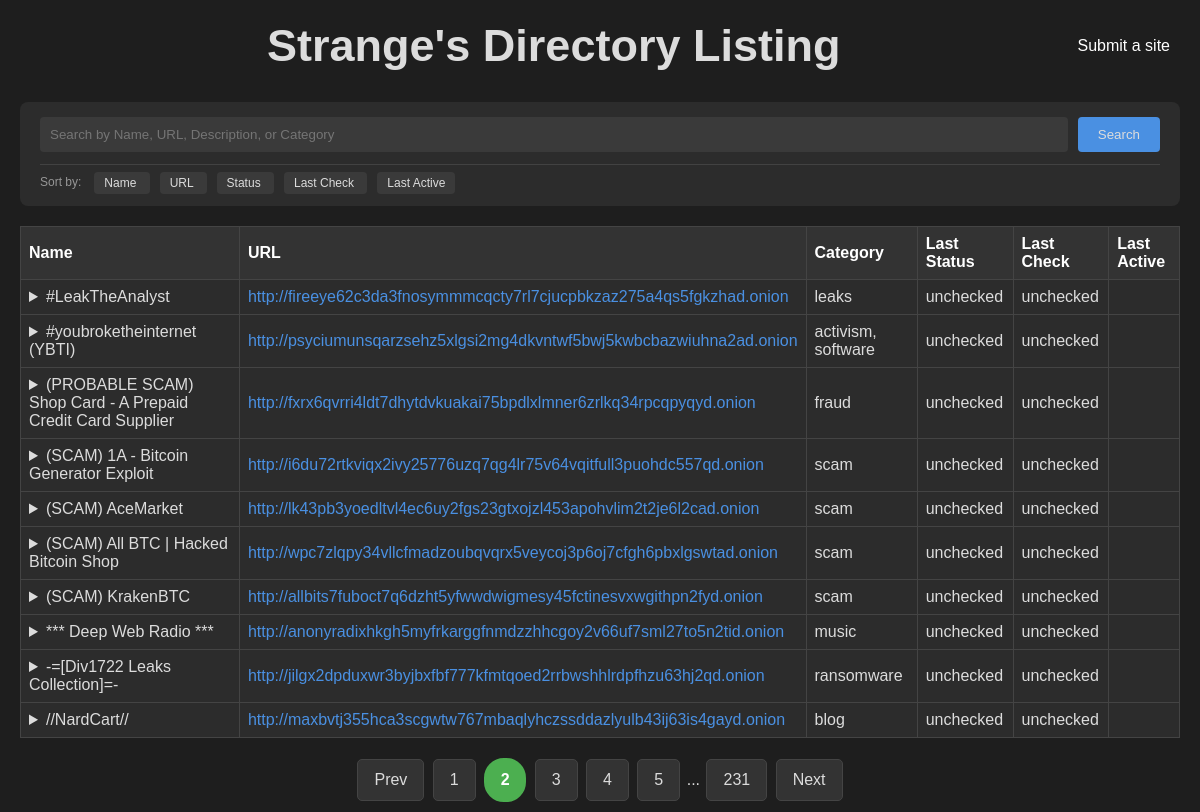
Screenshot of /?page=2 with the database file from the repository.
### tables this page shows
CREATE TABLE sites (
    id INTEGER PRIMARY KEY,
    name TEXT,
    url TEXT,
    description TEXT,
    last_status TEXT DEFAULT 'unchecked',
    last_check TEXT DEFAULT 'unchecked',
    approved INTEGER DEFAULT 0,
    click_count INTEGER DEFAULT 0
, last_active TEXT);

### partials/_table.php (the view, shortened to what this page needs)
<?php
require_once($_SERVER['DOCUMENT_ROOT'] . "/partials/_functions.php");
$paginationLinks = paginate($pg_no, $totalCount);
?>
<head>
    <link rel="stylesheet" href="/css/table.css">
</head>
<table>
    <thead>
        <tr>
            <th>Name</a></th>
            <th>URL</a></th>
            <th>Category</th>
            <th>Last Status</th>
            <th>Last Check</th>
            <th>Last Active</th>
        </tr>
    </thead>
    <tbody>
        <?php foreach ($sites as $site): ?>
            <tr>
                <td>
                    <details>
                        <summary><?= htmlspecialchars($site['name']) ?></summary>
                    </details>
                </td>
                <td><a href="<?= htmlspecialchars($site['url']) ?>"><?= htmlspecialchars($site['url']) ?></a></td>
                <td><?= htmlspecialchars(implode(', ', $site['categories'])) ?></td>
                <td><?= htmlspecialchars($site['last_status']) ?></td>
                <td><?= htmlspecialchars($site['last_check']) ?></td>
                <td><?= htmlspecialchars($site['last_active']) ?></td>
            </tr>
        <?php endforeach; ?>
    </tbody>
</table>
<div class="pagination_container">
    <div class="pagination">
        <?= $paginationLinks ?>
    </div>
</div>

### css/index.css (style rules this page uses)
body { background-color: var(--bg-col); color: var(--color); font-family: Arial, sans-serif; margin: 0; padding: 10px 20px; border: 2px soild red; }

### css/table.css (style rules this page uses)
table { width: 100%; border-collapse: collapse; margin: 20px 0; }
table, th, td { border: 1px solid #444; }
th, td { padding: 8px; text-align: left; }
th { background-color: #333; color: #ffffff; }
td { background-color: #2c2c2c; }
a { color: #4a90e2; text-decoration: none; }
.pagination_container { width: 100%; text-align: center; }
.pagination { display: inline-block; }
details { overflow: hidden; transition: height 0.3s ease-out; }

### css/colors.css (style rules this page uses)
:root { --bg-col : #1e1e1e; --bg-acc-col: #2c2c2c; --bg-acc2-col: #3a3a3a; --color : #dcdcdc; --btn-col: #4a90e2; --btn-hl-col: #357abd; }

### rows the page displays
sites: name "#LeakTheAnalyst", url "http://fireeye62c3da3fnosymmmcqcty7rl7cjucpbkzaz275a4qs5fgkzhad.onion", categories "leaks", last_status "unchecked", last_check "unchecked"
sites: name "#youbroketheinternet (YBTI)", url "http://psyciumunsqarzsehz5xlgsi2mg4dkvntwf5bwj5kwbcbazwiuhna2ad.onion", categories "activism, software", last_status "unchecked", last_check "unchecked"
sites: name "(PROBABLE SCAM) Shop Card - A Prepaid Credit Card Supplier", url "http://fxrx6qvrri4ldt7dhytdvkuakai75bpdlxlmner6zrlkq34rpcqpyqyd.onion", categories "fraud", last_status "unchecked", last_check "unchecked"
sites: name "(SCAM) 1A - Bitcoin Generator Exploit", url "http://i6du72rtkviqx2ivy25776uzq7qg4lr75v64vqitfull3puohdc557qd.onion", categories "scam", last_status "unchecked", last_check "unchecked"
sites: name "(SCAM) AceMarket", url "http://lk43pb3yoedltvl4ec6uy2fgs23gtxojzl453apohvlim2t2je6l2cad.onion", categories "scam", last_status "unchecked", last_check "unchecked"
sites: name "(SCAM) All BTC | Hacked Bitcoin Shop", url "http://wpc7zlqpy34vllcfmadzoubqvqrx5veycoj3p6oj7cfgh6pbxlgswtad.onion", categories "scam", last_status "unchecked", last_check "unchecked"
sites: name "(SCAM) KrakenBTC", url "http://allbits7fuboct7q6dzht5yfwwdwigmesy45fctinesvxwgithpn2fyd.onion", categories "scam", last_status "unchecked", last_check "unchecked"
sites: name "*** Deep Web Radio ***", url "http://anonyradixhkgh5myfrkarggfnmdzzhhcgoy2v66uf7sml27to5n2tid.onion", categories "music", last_status "unchecked", last_check "unchecked"
sites: name "-=[Div1722 Leaks Collection]=-", url "http://jilgx2dpduxwr3byjbxfbf777kfmtqoed2rrbwshhlrdpfhzu63hj2qd.onion", categories "ransomware", last_status "unchecked", last_check "unchecked"
sites: name "//NardCart//", url "http://maxbvtj355hca3scgwtw767mbaqlyhczssddazlyulb43ij63is4gayd.onion", categories "blog", last_status "unchecked", last_check "unchecked"

### other values shown
TITLE "Strange's Directory Listing"
$label "Name"
$label "URL"
$label "Status"
$label "Last Check"
$label "Last Active"
$paginationLinks "..."
$totalPages "231"
